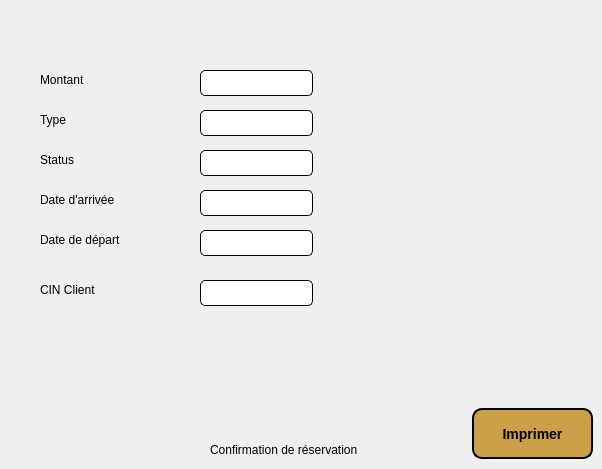
         <widget class="QWidget" name="tab_30">
          <attribute name="title">
           <string>Confirmation</string>
          </attribute>
          <widget class="QLabel" name="label_50">
           <property name="geometry">
            <rect>
             <x>210</x>
             <y>440</y>
             <width>231</width>
             <height>20</height>
            </rect>
           </property>
           <property name="styleSheet">
            <string notr="true">font: italic 10pt &quot;Segoe UI&quot;;</string>
           </property>
           <property name="text">
            <string>Confirmation de réservation</string>
           </property>
          </widget>
          <widget class="QPushButton" name="pushButton_pdfRes">
           <property name="geometry">
            <rect>
             <x>472</x>
             <y>408</y>
             <width>121</width>
             <height>51</height>
            </rect>
           </property>
           <property name="styleSheet">
            <string notr="true">background-color: rgb(203, 160, 73);
font: italic 9pt &quot;Segoe UI&quot;;

 border: 2px solid black; 
 border-radius: 10px; 
color: black;
font-size: 14px;
font-weight: bold;
 padding: 10px 20px;

</string>
           </property>
           <property name="text">
            <string>Imprimer</string>
           </property>
          </widget>
          <widget class="QLineEdit" name="lineEdit_Montant_6">
           <property name="geometry">
            <rect>
             <x>200</x>
             <y>70</y>
             <width>113</width>
             <height>26</height>
            </rect>
           </property>
           <property name="styleSheet">
            <string notr="true">border: 1px solid black; 
 border-radius: 5px; </string>
           </property>
          </widget>
          <widget class="QLabel" name="label_51">
           <property name="geometry">
            <rect>
             <x>40</x>
             <y>70</y>
             <width>81</width>
             <height>20</height>
            </rect>
           </property>
           <property name="styleSheet">
            <string notr="true">font: italic 10pt &quot;Segoe UI&quot;;</string>
           </property>
           <property name="text">
            <string>Montant</string>
           </property>
          </widget>
          <widget class="QLineEdit" name="lineEdit_Type_3">
           <property name="geometry">
            <rect>
             <x>200</x>
             <y>110</y>
             <width>113</width>
             <height>26</height>
            </rect>
           </property>
           <property name="styleSheet">
            <string notr="true">border: 1px solid black; 
 border-radius: 5px; </string>
           </property>
          </widget>
          <widget class="QLabel" name="label_52">
           <property name="geometry">
            <rect>
             <x>40</x>
             <y>110</y>
             <width>81</width>
             <height>20</height>
            </rect>
           </property>
           <property name="styleSheet">
            <string notr="true">font: italic 10pt &quot;Segoe UI&quot;;</string>
           </property>
           <property name="text">
            <string>Type</string>
           </property>
          </widget>
          <widget class="QLineEdit" name="lineEdit_Status_3">
           <property name="geometry">
            <rect>
             <x>200</x>
             <y>150</y>
             <width>113</width>
             <height>26</height>
            </rect>
           </property>
           <property name="styleSheet">
            <string notr="true">border: 1px solid black; 
 border-radius: 5px; </string>
           </property>
          </widget>
          <widget class="QLabel" name="label_133">
           <property name="geometry">
            <rect>
             <x>40</x>
             <y>150</y>
             <width>81</width>
             <height>20</height>
            </rect>
           </property>
           <property name="styleSheet">
            <string notr="true">font: italic 10pt &quot;Segoe UI&quot;;</string>
           </property>
           <property name="text">
            <string>Status</string>
           </property>
          </widget>
          <widget class="QLabel" name="label_134">
           <property name="geometry">
            <rect>
             <x>40</x>
             <y>190</y>
             <width>131</width>
             <height>20</height>
            </rect>
           </property>
           <property name="styleSheet">
            <string notr="true">font: italic 10pt &quot;Segoe UI&quot;;</string>
           </property>
           <property name="text">
            <string>Date d'arrivée</string>
           </property>
          </widget>
          <widget class="QLineEdit" name="lineEdit_dateArrive_3">
           <property name="geometry">
            <rect>
             <x>200</x>
             <y>190</y>
             <width>113</width>
             <height>26</height>
            </rect>
           </property>
           <property name="styleSheet">
            <string notr="true">border: 1px solid black; 
 border-radius: 5px; </string>
           </property>
          </widget>
          <widget class="QLabel" name="label_135">
           <property name="geometry">
            <rect>
             <x>40</x>
             <y>230</y>
             <width>141</width>
             <height>20</height>
            </rect>
           </property>
           <property name="styleSheet">
            <string notr="true">font: italic 10pt &quot;Segoe UI&quot;;</string>
           </property>
           <property name="text">
            <string>Date de départ</string>
           </property>
          </widget>
          <widget class="QLineEdit" name="lineEdit_dateDepart_3">
           <property name="geometry">
            <rect>
             <x>200</x>
             <y>230</y>
             <width>113</width>
             <height>26</height>
            </rect>
           </property>
           <property name="styleSheet">
            <string notr="true">border: 1px solid black; 
 border-radius: 5px; </string>
           </property>
          </widget>
          <widget class="QLabel" name="label_136">
           <property name="geometry">
            <rect>
             <x>40</x>
             <y>280</y>
             <width>81</width>
             <height>20</height>
            </rect>
           </property>
           <property name="styleSheet">
            <string notr="true">font: italic 10pt &quot;Segoe UI&quot;;</string>
           </property>
           <property name="text">
            <string>CIN Client</string>
           </property>
          </widget>
          <widget class="QLineEdit" name="lineEdit_Cin_3">
           <property name="geometry">
            <rect>
             <x>200</x>
             <y>280</y>
             <width>113</width>
             <height>26</height>
            </rect>
           </property>
           <property name="styleSheet">
            <string notr="true">border: 1px solid black; 
 border-radius: 5px; </string>
           </property>
          </widget>
         </widget>
